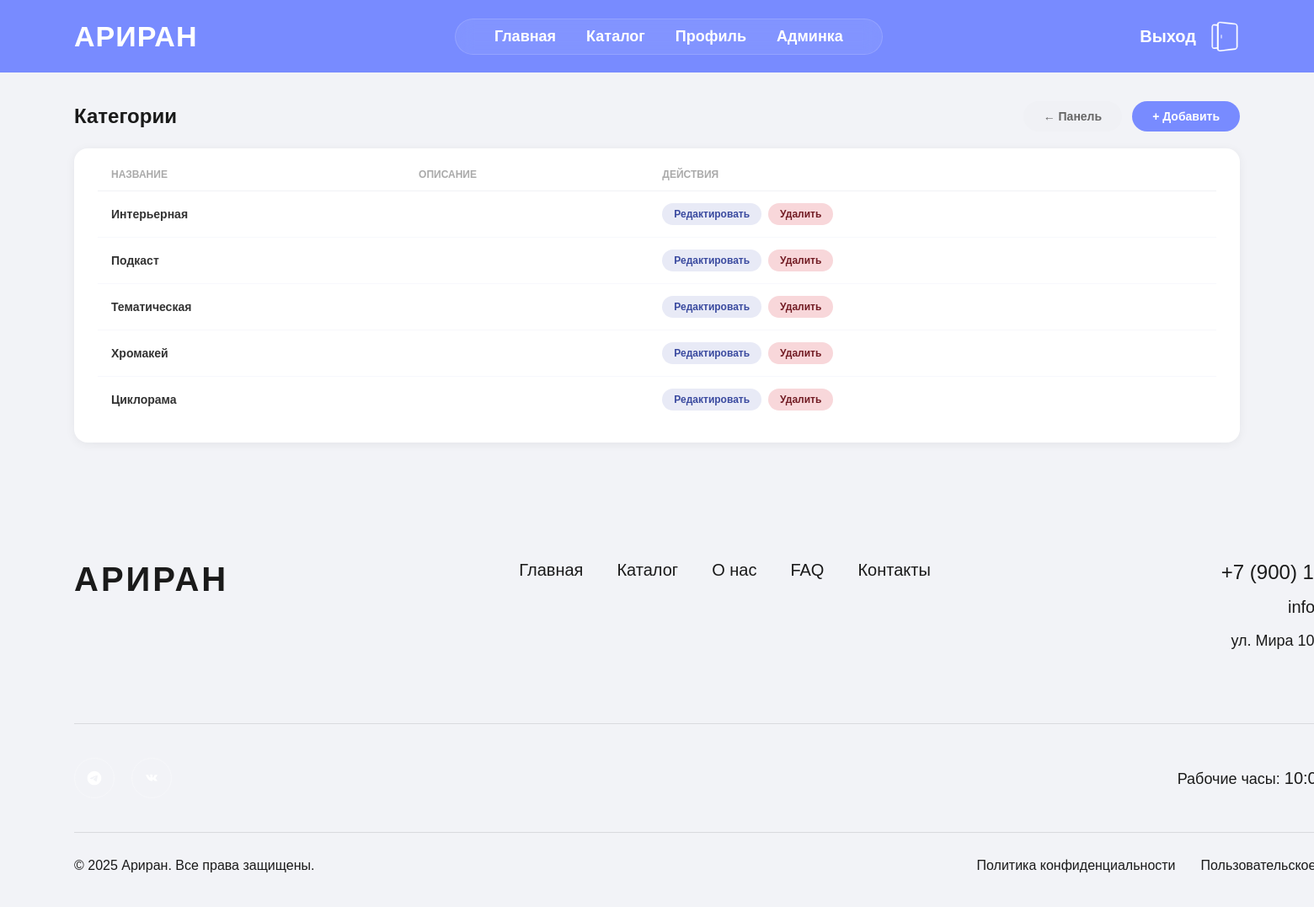
Screenshot of /admin-panel/categories/ (signed in) with the database file from the repository.
### studios/models.py (models this page shows, shortened)
class Category(models.Model):
    name = models.CharField('Название категории', max_length=100, unique=True)
    description = models.TextField('Описание', blank=True)
    class Meta:
        verbose_name = 'Категория'
        verbose_name_plural = 'Категории'
        db_table = 'category'
        ordering = ['name']

### studios/views.py (the view)
# urls.py: path('admin-panel/categories/', views.admin_categories, name='admin_categories'),
@admin_required
def admin_categories(request):
    items = Category.objects.all()
    return render(request, 'studios/admin_simple_list.html', {
        'title': 'Категории', 'items': items, 'add_url': 'studios:admin_category_add',
        'edit_url': 'studios:admin_category_edit', 'delete_url': 'studios:admin_category_delete',
    })

### studios/templates/studios/admin_simple_list.html (shortened to what this page needs)
{% extends 'studios/base.html' %}
{% load static %}
{% block content %}
<div class="adm-page">
    <div class="adm-topbar">
        <h1>{{ title }}</h1>
        <div style="display:flex;gap:12px;">
            <a href="/admin-panel/" class="btn-back-panel">← Панель</a>
            <a href="{% url add_url %}" class="btn-add">+ Добавить</a>
        </div>
    </div>
    <div class="adm-card">
        {% if items %}
        <table class="adm-table">
            <thead>
                <tr>
                    <th>Название</th>
                    {% if items.first.description is not None %}<th>Описание</th>{% endif %}
                    <th>Действия</th>
                </tr>
            </thead>
            <tbody>
                {% for item in items %}
                <tr>
                    <td><strong>{{ item.name }}</strong></td>
                    {% if item.description is not None %}<td style="color:#888;">{{ item.description|truncatechars:60 }}</td>{% endif %}
                    <td>
                        <div class="action-btns">
                            <a href="{% url edit_url item.pk %}" class="btn-action btn-edit">Редактировать</a>
                            <a href="{% url delete_url item.pk %}" class="btn-action btn-delete" onclick="return confirm('Удалить?')">Удалить</a>
                        </div>
                    </td>
                </tr>
                {% endfor %}
            </tbody>
        </table>
        {% else %}
        <div class="empty-state">Записей нет</div>
        {% endif %}
    </div>
</div>
{% endblock %}

### studios/static/studios/css/style.css (style rules this page uses)
* { margin: 0; padding: 0; box-sizing: border-box; }
body { font-family: 'Helvetica', 'Helvetica Neue', Arial, sans-serif; overflow-x: hidden; background: #1a1a1a; }
a { text-decoration: none; color: inherit; }

### studios/templates/studios/admin_simple_list.html (style rules this page uses)
body { background: #f2f3f7 !important; }
.adm-page { max-width: 1744px; margin: 0 auto; padding: 120px 88px 60px; }
.adm-topbar { display: flex; justify-content: space-between; align-items: center; margin-bottom: 20px; }
.adm-topbar h1 { font-size: 24px; font-weight: 700; color: #1a1a1a; }
.btn-add { padding: 10px 24px; background: #788BFF; color: #fff; border: none; border-radius: 50px; font-size: 14px; font-weight: 600; text-decoration: none; transition: background 0.2s; }
.btn-back-panel { padding: 10px 24px; background: #f0f1f5; color: #666; border: none; border-radius: 50px; font-size: 14px; font-weight: 600; text-decoration: none; }
.adm-card { background: #fff; border-radius: 16px; padding: 24px 28px; box-shadow: 0 2px 12px rgba(0,0,0,0.06); }
.adm-table { width: 100%; border-collapse: collapse; }
.adm-table th { font-size: 12px; font-weight: 600; color: #aaa; text-transform: uppercase; padding: 0 16px 12px; text-align: left; border-bottom: 1px solid #f0f1f5; }
.adm-table td { padding: 14px 16px; font-size: 14px; color: #333; border-bottom: 1px solid #f7f8fc; vertical-align: middle; }
.adm-table tr:last-child td { border-bottom: none; }
.action-btns { display: flex; gap: 8px; }
.btn-action { padding: 6px 14px; border: none; border-radius: 20px; font-size: 12px; font-weight: 600; cursor: pointer; text-decoration: none; display: inline-block; transition: all 0.2s; font-family: Helvetica, Arial, sans-serif; }
.btn-edit { background: #e8eaf6; color: #3a4a9f; }
.btn-delete { background: #f8d7da; color: #721c24; }

### rows the page displays
Category: name "Интерьерная"
Category: name "Подкаст"
Category: name "Тематическая"
Category: name "Хромакей"
Category: name "Циклорама"

### other values shown
{{ title }} "Категории"
